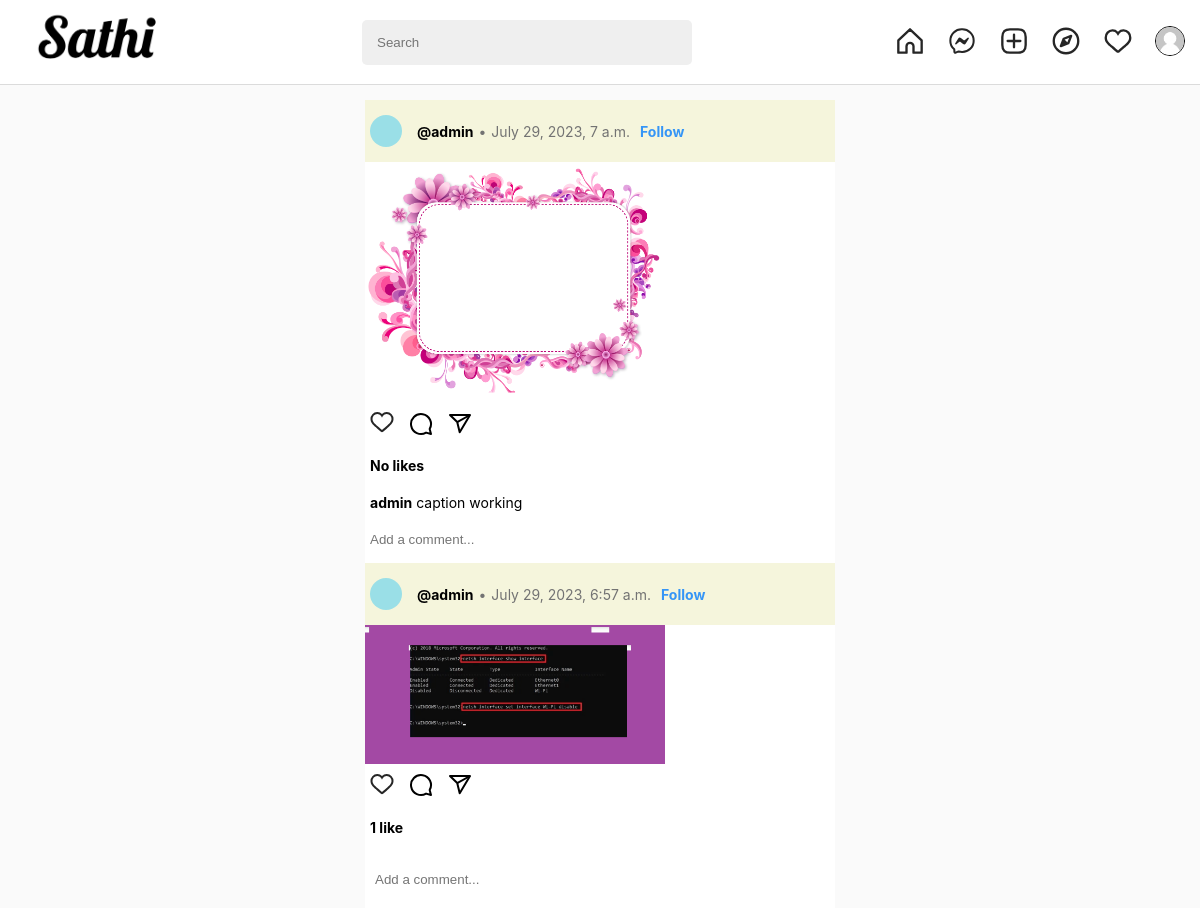
The app's page /explore (signed in), older data.
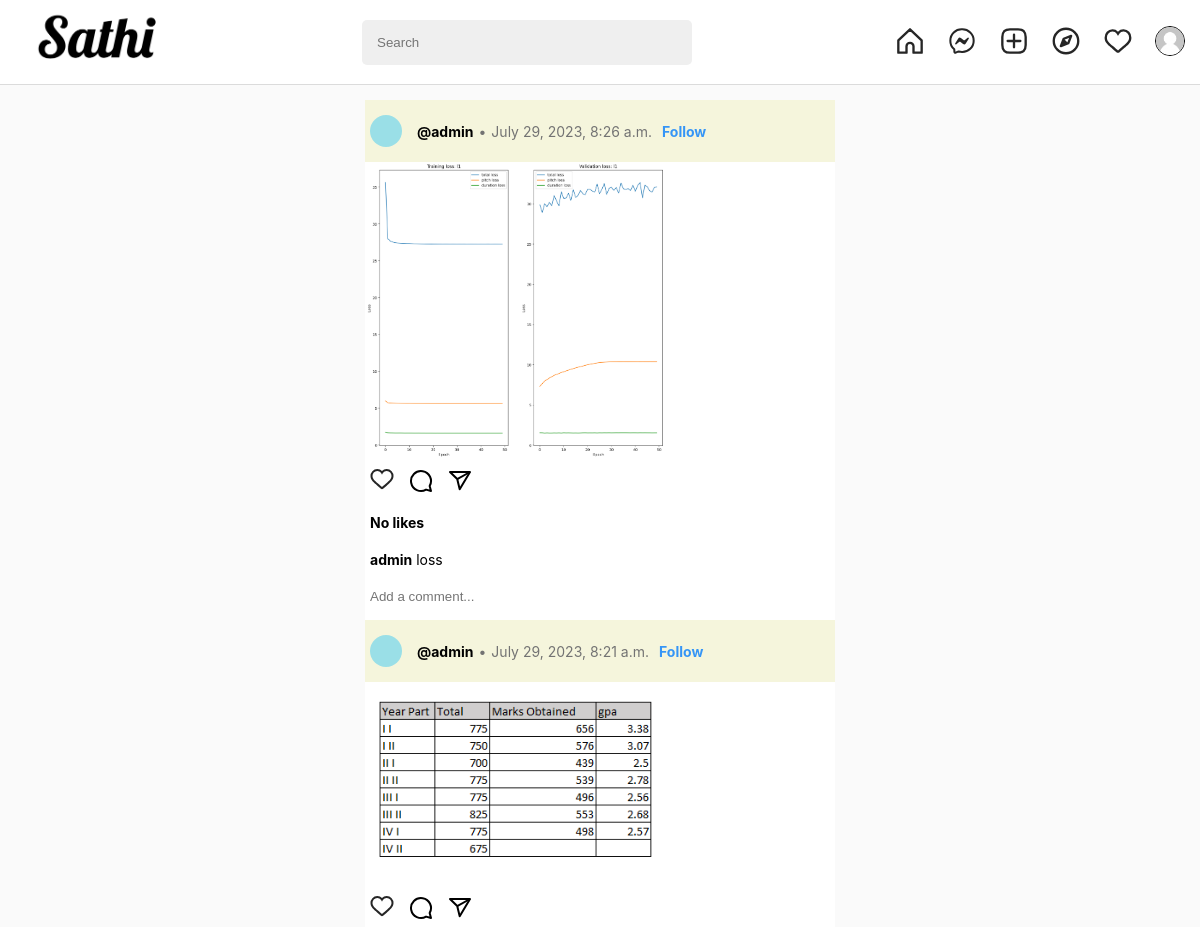
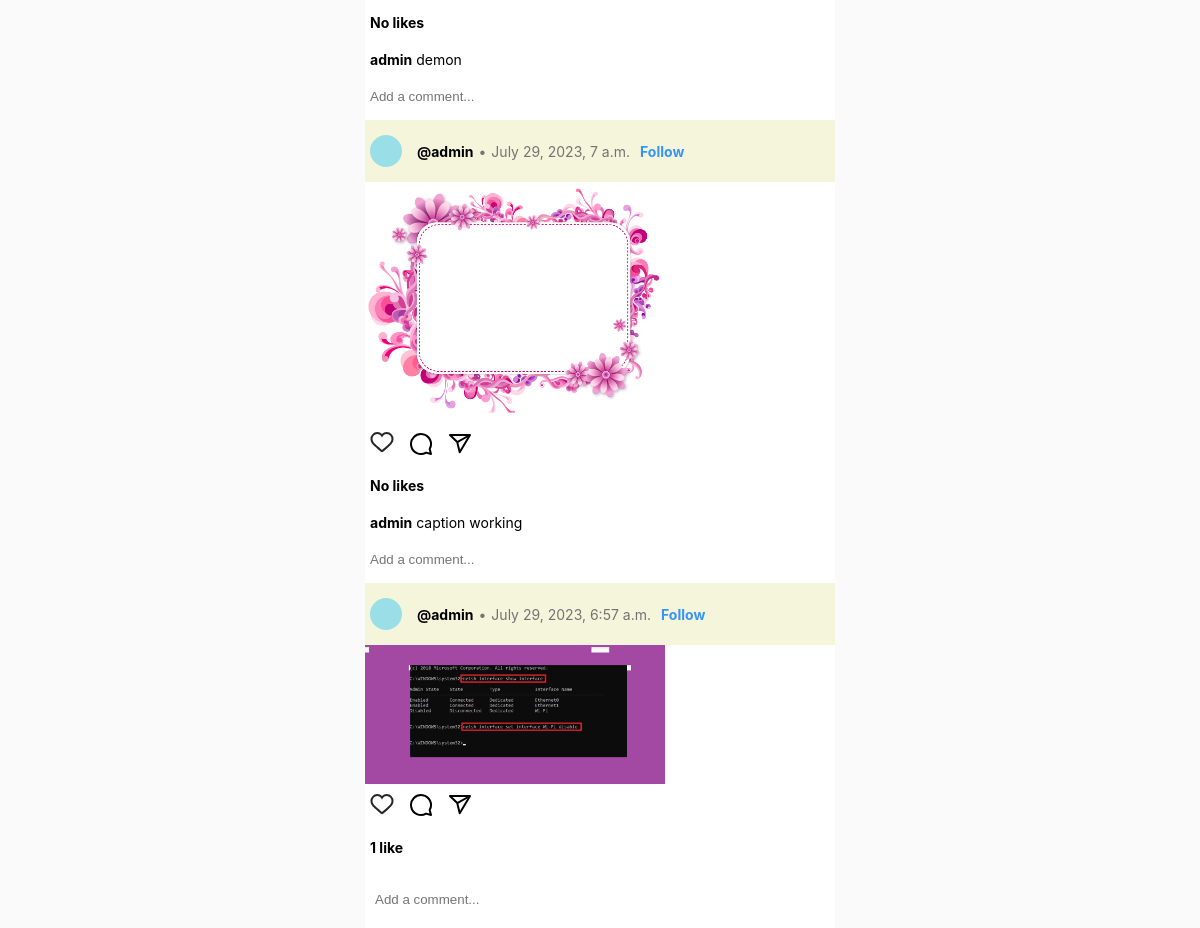
The same page, newer data (2 pictures, top to bottom).
### posts/models.py (models this page shows, shortened)
class Post(models.Model):
    id = models.UUIDField(primary_key=True, default=uuid.uuid4)
    user = models.ForeignKey(User, on_delete=models.CASCADE, to_field="username")
    post_img = models.ImageField(upload_to='post_images')
    caption = models.TextField(blank=True, null=True)
    likes = models.IntegerField(default=0)
    created_at = models.DateTimeField(default=timezone.now)

### posts/views.py (the view)
# urls.py: path('explore', views.explore_view, name='explore'),
@login_required(login_url='login')
def explore_view(request):
    template_file = os.path.join('posts', 'explore.html')
    context = dict()
    context['user_profile'] = Profile.objects.filter(user=request.user).first()
    context['posts'] = Post.objects.filter(user=request.user.username)
    return render(request, template_file, context)

### templates/posts/explore.html (shortened to what this page needs)
{% extends "posts/base.html" %}
{% block link %} {% load static %}
<link rel="stylesheet" href="{% static 'styles/posts//styles.css' %}" />
{% endblock link %}
{% block user_container %}
<div class="wrapper">
  {% for post in posts reversed %}
    <div class="post">
      <div class="header">
        <div class="avatar"></div>
        <a href="/user/{{post.user}}" target="_blank" class="username">
          @{{post.user}}
        </a>
        <div class="date-separator">•</div>
        <div class="date">{{post.created_at}}</div>
        <a href="/follow" target="_blank" class="follow-btn highlight-link">Follow</a>
      </div>
      <img src="{{post.post_img.url}}" alt="{{post.caption}} image" class="user-post"/>
      <div class="post-actions">
        <a href="like-post/?post_id={{post.id}}">
          </a>
        <svg aria-label="Commenter" class="x1lliihq x1n2onr6" color="rgb(0, 0, 0)" fill="rgb(0, 0, 0)" height="24" role="img" viewBox="0 0 24 24" width="24"><path d="M20.656 17.008a9.993 9.993 0 1 0-3.59 3.615L22 22Z" fill="none" stroke="currentColor" stroke-linejoin="round" stroke-width="2"></path></svg>
      </div>
      <div class="likes-counter">
        {% if post.likes == 0 %}
        No likes
        {% elif post.likes == 1 %}
        1 like
        {% else %}
        {{post.likes}} likes
        {% endif %}
      </div>
      <div class="caption">
        {% if post.caption %}
        <span class="description"><a class="username" href="/user/{{post.user}}">{{post.user}}</a> {{post.caption}}</span>
      </div>
      {% endif %}
      <div class="comment">
        <input type="text" placeholder="Add a comment..."/>
      </div>
    </div>
    {% endfor %}
</div>
{% endblock user_container %}

Row changes from the older to the newer data that the page shows:
added Post: user "admin", created_at "July 29, 2023, 8:26 a.m.", post_img (picture), likes "No likes", caption "loss"
added Post: user "admin", created_at "July 29, 2023, 8:21 a.m.", post_img (picture), likes "No likes", caption "demon"
